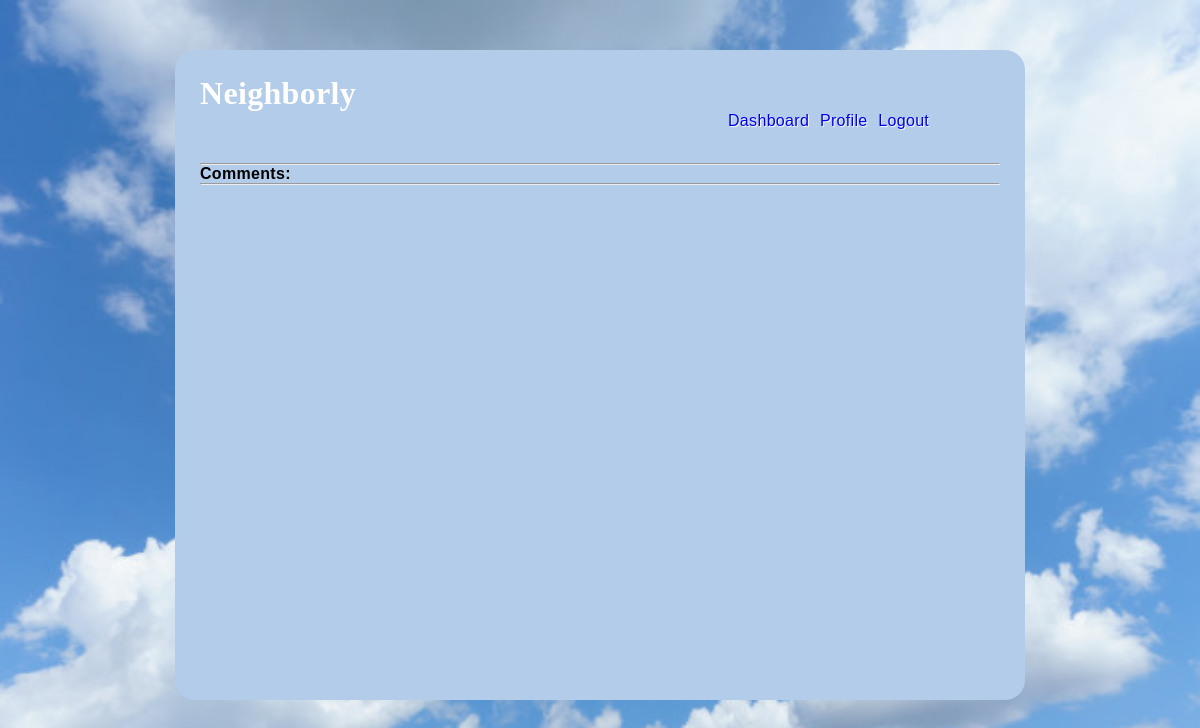
The page /event/details/2 (signed in) on the database as committed earlier.
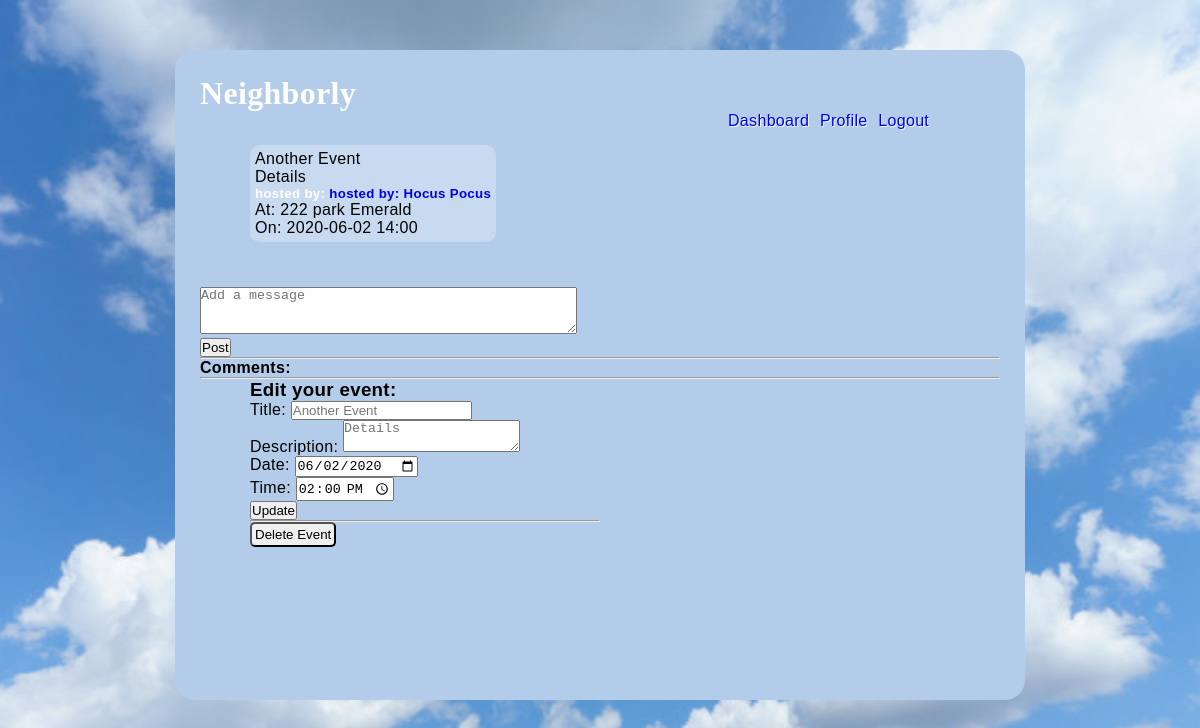
The same page on the database as committed later.
### models.py (models this page shows, shortened)
class Event(db.Model):
    __tablename__ = "events"
    id = db.Column(db.Integer, primary_key=True)
    title = db.Column(db.String(100))
    description = db.Column(db.String(255))
    date = db.Column(db.String(45))
    time = db.Column(db.String(45))
    user_id = db.Column(db.Integer, db.ForeignKey('users.id', ondelete='cascade'))
    user = db.relationship('User', foreign_keys=[user_id])
    location_id = db.Column(db.Integer, db.ForeignKey('event_locations.id', ondelete='cascade'))
    location = db.relationship('Event_location', foreign_keys=[location_id])
    all_comment = db.relationship('Event_comment', back_populates="event", cascade="all, delete, delete-orphan")
    created_at = db.Column(db.DateTime, server_default = func.now())
    updated_at = db.Column(db.DateTime, server_default = func.now(), onupdate = func.now())

class User(db.Model):
    __tablename__ = "users"
    id = db.Column(db.Integer, primary_key=True)
    first_name = db.Column(db.String(45))
    last_name = db.Column(db.String(45))
    email = db.Column(db.String(255))
    address_id = db.Column(db.Integer, db.ForeignKey('addresses.id', ondelete='cascade'))
    address = db.relationship('Address', foreign_keys=[address_id])
    password_hash=db.Column(db.String(255))
    profile_pic = db.Column(db.Text)
    likes_sent = db.relationship('Post', secondary=likes_table, passive_deletes=True)
    all_post = db.relationship('Post', back_populates="user", cascade="all, delete, delete-orphan")
    all_event = db.relationship('Event', back_populates="user", cascade="all, delete, delete-orphan")
    post_comments = db.relationship('Post_comment', back_populates="user", cascade="all, delete, delete-orphan")
    event_comments = db.relationship('Event_comment', back_populates="user", cascade="all, delete, delete-orphan")
    created_at = db.Column(db.DateTime, server_default = func.now())
    updated_at = db.Column(db.DateTime, server_default = func.now(), onupdate = func.now())

class Event_location(db.Model):
    __tablename__ = "event_locations"
    id = db.Column(db.Integer, primary_key=True)
    address = db.Column(db.String(255))
    city = db.Column(db.String(255))
    zipcode = db.Column(db.String(30))
    state = db.Column(db.String(20))
    created_at = db.Column(db.DateTime, server_default = func.now())
    updated_at = db.Column(db.DateTime, server_default = func.now(), onupdate = func.now())
    @property
    def full_address(self):
        return self.address + ' ' + self.city

### controller.py (the view)
def event_details(event_id):
    if 'user_id' not in session:
        return redirect("/")
    this_event = Event.query.filter_by(id = int(event_id)).all()
    comment = Event_comment.query.filter_by(event_id = int(event_id)).all()
    return render_template("event_details.html", all_events = this_event, all_comments = comment)

### templates/event_details.html (shortened to what this page needs)
<!DOCTYPE html>
<html lang="en">
<head>
    <link rel="stylesheet" type="text/css" href="{{ url_for('static', filename='style1.css') }}">
</head>
<body>
    <div class="container">
        <h1>Neighborly</h1>
        <div class="navigation">
            <a href="/dashboard">Dashboard</a>
            <a href="/my_profile">Profile</a>
            <a href="/logout">Logout</a>
        </div>
        <div class="posts">
            <ul>
                {% for event in all_events %}
                <li>
                    <p>{{event.title}}</p>
                    <p>{{event.description}}</p>
                    <h5>hosted by: <a href="/neighbors/profile/{{event.user.id}}"> hosted by: {{event.user.first_name}} {{event.user.last_name}}</a></h5>
                    <p>At: {{event.location.full_address}}</p>
                    <p>On: {{event.date}} {{event.time}}</p>
                </li>
                {% endfor %}
            </ul>
        </div>
        {% for event in all_events %}
        <form action="/add/event_comment/{{event.id}}", method="POST">
            <p><textarea name="message"  cols="45" rows="3" placeholder="Add a message"></textarea></p>
            <input type="submit" value="Post">
        </form>
        {% endfor %}
        <hr>
        <h4>Comments:</h4>
        <hr>
        <div class="posts">
            {% for event in all_events %}
                {% if session['user_id'] == event.user_id %}
                    <h3>Edit your event: </h3>
                    <form action="/update/event/{{event.id}}" method="POST">
                        <p>Title: <input type="text" name="title" placeholder="{{event.title}}"</p>
                        <p>Description: <textarea name="description" placeholder="{{ event.description }}"></textarea></p>
                        <p>Date: <input type="date" name="date" value="{{event.date}}"></p>
                        <p>Time: <input type="time" name="time" value="{{event.time}}"></p>
                        <input type="submit" value="Update">
                    </form>
                    <hr>
                    <h3><a href="/delete/event/{{event.id}}"><button>Delete Event</button></a></h3>
                {% endif %}
            {% endfor %}
        </div>
    </div>
</body>
</html>

### static/style1.css (style rules this page uses)
* { margin: 0px; padding: 0px; }
body { background-repeat: no-repeat; background-attachment: fixed; background-size: cover; background-position: top; background-image: url("clouds.png"); width: 100%; height: 100%; font-family: Arial, Helvetica; letter-spacing: 0.02em; font-weight: 400; -webkit-font-smoothing: antialiased; }
.container { width: 800px; height: 600px; background-color: rgb(178, 204, 233); margin: 50px auto; padding: 25px; border-radius: 20px; font-family: 'Lucida Sans', 'Lucida Sans Regular', 'Lucida Grande', 'Lucida Sans Unicode', Geneva, Verdana, sans-serif; }
.container h1 { font-family: cursive; color: white; }
.container li { list-style: none; }
.navigation { margin-left: 525px; border-radius: 2px; color: white; text-shadow: 1px 1px 1px white }
.navigation a { padding: 3px; text-decoration: none; }
.posts { margin-bottom: 15px; display: inline-block; width: 350px; vertical-align: top; margin-left: 50px; }
.posts li { margin-top: 15px; margin-bottom: 30px; padding: 5px; background-color: rgba(255, 255, 255, 0.267); border-radius: 10px; }
.posts ul { display: inline-block; }
.posts button { border-radius: 5px; padding: 3px; }
.posts a { text-decoration: none; }
.posts h5 { color: white; }

Rows that differ between the two databases and show on the page:
added Event: title "Another Event", description "Details", user.first_name "Hocus", user.last_name "Pocus", location.full_address "222 park Emerald", date "2020-06-02", time "14:00", date "06/02/2020"
